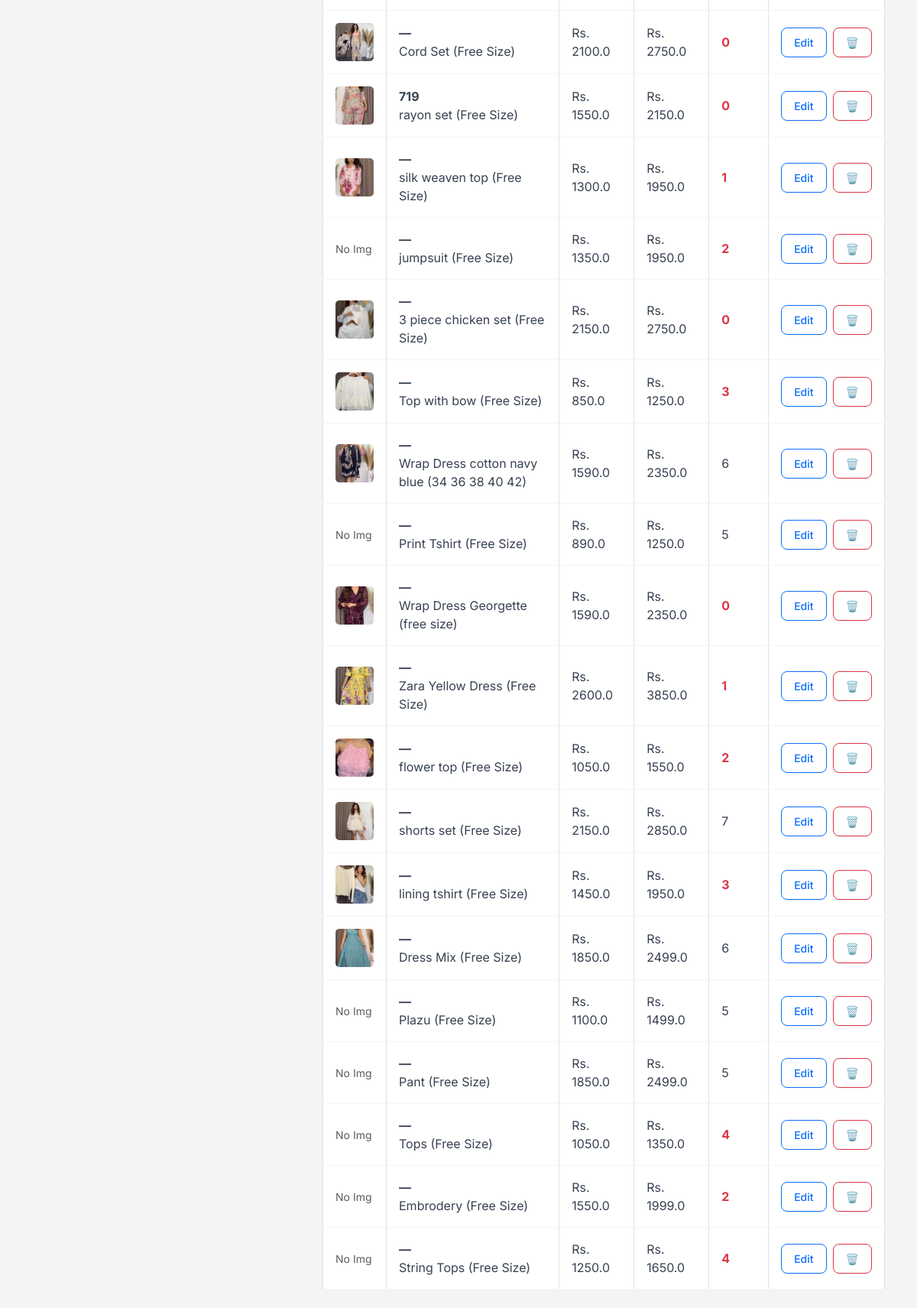
The page /inventory (lower part) on the database as committed earlier.
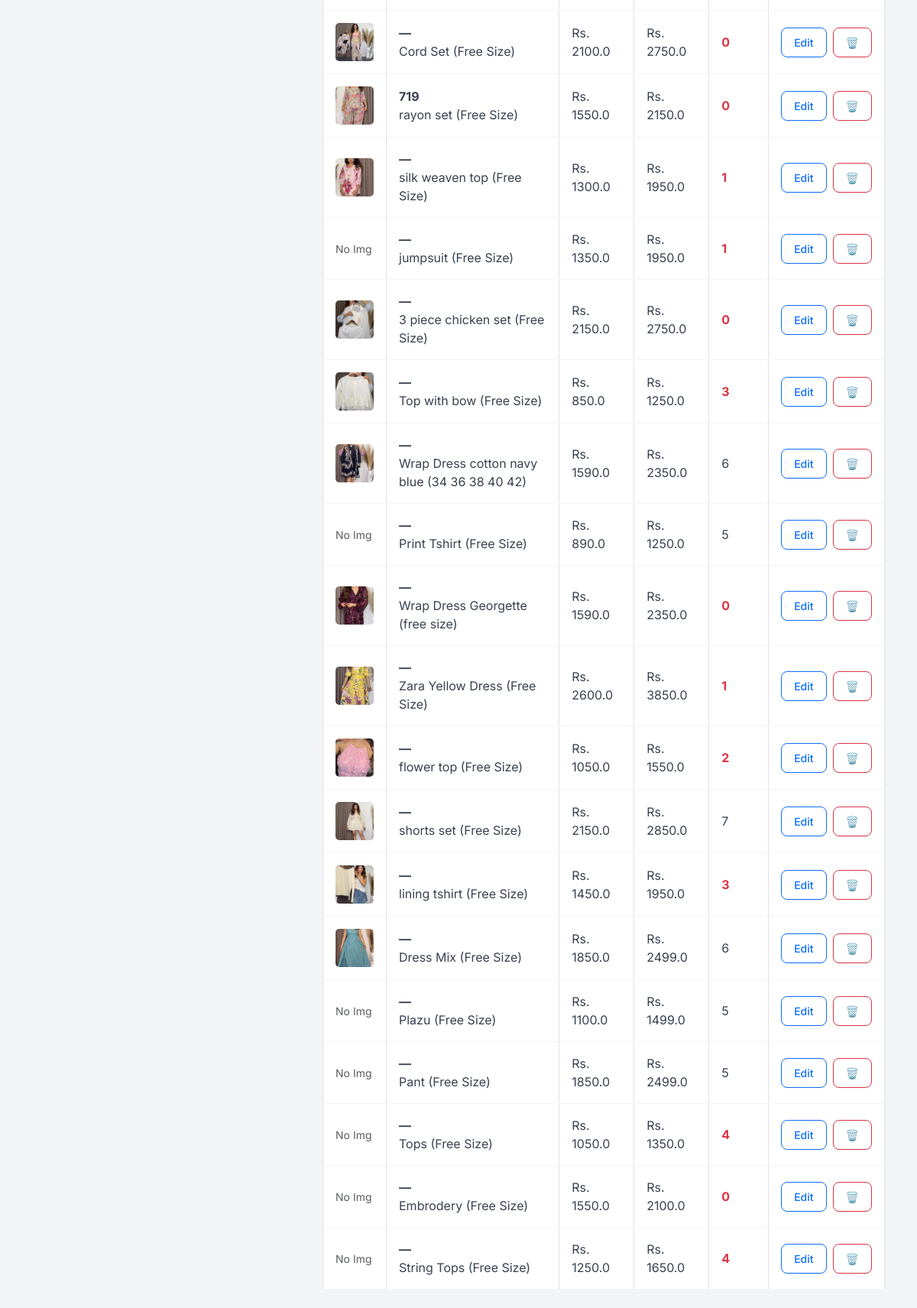
The same page on the database as committed later.
### app.py (models this page shows)
class Product(db.Model):
    id = db.Column(db.Integer, primary_key=True)
    sku = db.Column(db.String(50), unique=True, nullable=True)
    name = db.Column(db.String(100), nullable=False)
    size = db.Column(db.String(10), nullable=False)
    cost_price = db.Column(db.Float, default=0.0)
    price = db.Column(db.Float, nullable=False)
    stock = db.Column(db.Integer, default=0)
    image = db.Column(db.String(100), nullable=True)

### app.py (the view, shortened to what this page needs)
@app.route('/inventory', methods=['GET', 'POST'])
def inventory():
    products = Product.query.all()
    return render_template('inventory.html', products=products)

### templates/inventory.html (shortened to what this page needs)
{% extends "layout.html" %}
{% block content %}
<div class="row">
    <div class="col-md-4">
    </div>
    <div class="col-md-8">
        <table class="table table-bordered bg-white align-middle">
            <tbody>
                {% for p in products %}
                <tr>
                    <td>
                        {% if p.image %}
                        <img src="{{ url_for('static', filename='uploads/' + p.image) }}" width="50" height="50" style="object-fit: cover; border-radius: 5px;">
                        {% else %}
                        <span class="text-muted small">No Img</span>
                        {% endif %}
                    </td>
                    <td>
                        <strong>{{ p.sku if p.sku else '—' }}</strong><br>
                        {{ p.name }} ({{ p.size }})
                    </td>
                    <td>Rs. {{ p.cost_price }}</td>
                    <td>Rs. {{ p.price }}</td>
                    <td class="{{ 'text-danger fw-bold' if p.stock < 5 else '' }}">{{ p.stock }}</td>
                    <td>
                        <div class="d-flex gap-2">
                            <a href="/edit_product/{{ p.id }}" class="btn btn-sm btn-outline-primary">Edit</a>
                            <a href="/delete_product/{{ p.id }}"
                               class="btn btn-sm btn-outline-danger"
                               onclick="return confirm('Are you sure? This cannot be undone.')">
                                🗑️
                            </a>
                        </div>
                    </td>
                </tr>
                {% endfor %}
            </tbody>
        </table>
    </div>
</div>
{% endblock %}

Rows that differ between the two databases and show on the page:
changed Product "jumpsuit": stock "2" → "1"
changed Product "Embrodery": price "1999.0" → "2100.0"; stock "2" → "0"
